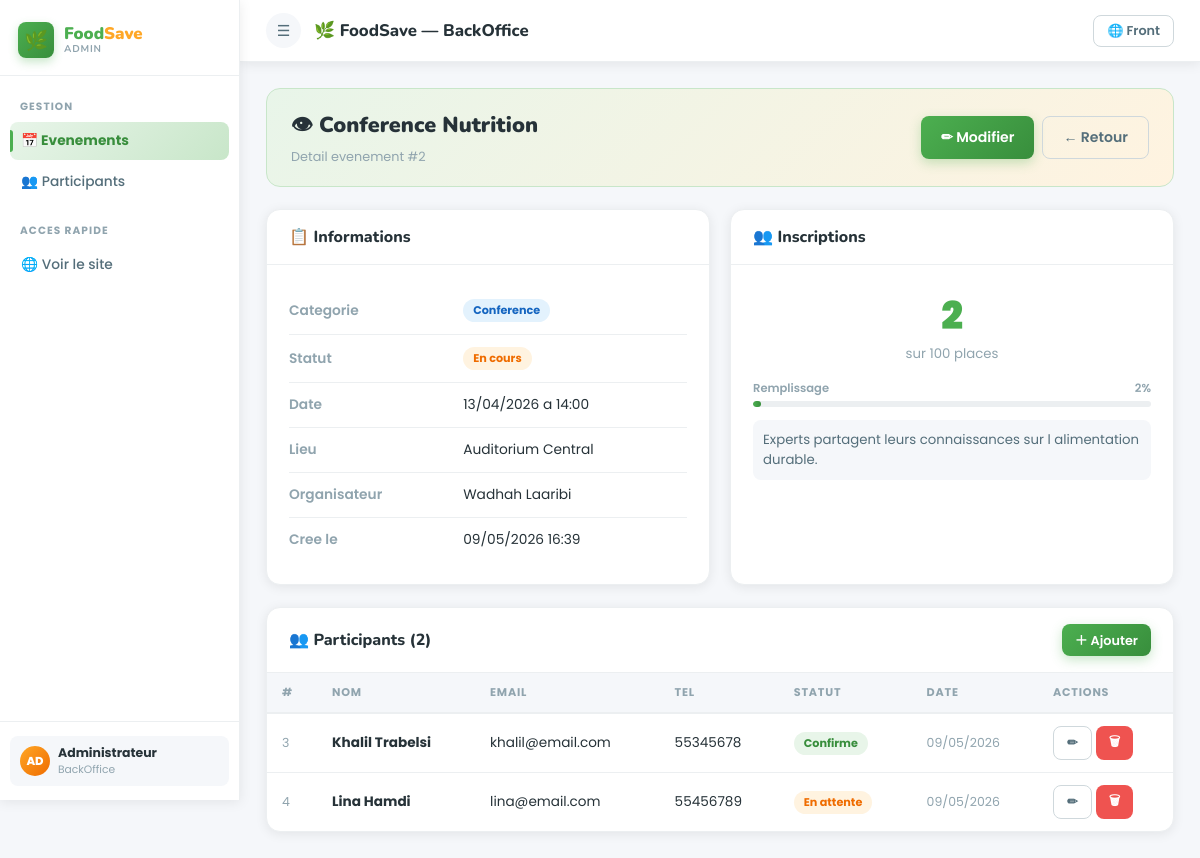
The page /app/views/back/ev_show.php?id=2 on the database its author committed.
### tables this page shows
CREATE TABLE evenements (
    id           INT AUTO_INCREMENT PRIMARY KEY,
    titre        VARCHAR(150) NOT NULL,
    categorie    VARCHAR(80)  NOT NULL,
    statut       ENUM('upcoming','ongoing','past') NOT NULL DEFAULT 'upcoming',
    date_event   DATE         NOT NULL,
    heure        TIME         NOT NULL,
    lieu         VARCHAR(200) NOT NULL,
    organisateur VARCHAR(100) NOT NULL,
    capacite     INT          NOT NULL DEFAULT 50,
    description  TEXT,
    created_at   DATETIME     DEFAULT CURRENT_TIMESTAMP
);

CREATE TABLE participants (
    id               INT AUTO_INCREMENT PRIMARY KEY,
    nom              VARCHAR(100) NOT NULL,
    prenom           VARCHAR(100) NOT NULL,
    email            VARCHAR(150) NOT NULL,
    telephone        VARCHAR(20)  DEFAULT NULL,
    evenement_id     INT          NOT NULL,
    statut           ENUM('confirmed','pending','cancelled') NOT NULL DEFAULT 'pending',
    date_inscription DATETIME     DEFAULT CURRENT_TIMESTAMP,
    FOREIGN KEY (evenement_id) REFERENCES evenements(id) ON DELETE CASCADE
);

### config/database.php (called while the page is built, shortened)
<?php
class Database {
    private static $instance = null;
    public static function getConnection() {
        if (self::$instance === null) {
            $dsn = 'mysql:host='.DB_HOST.';dbname='.DB_NAME.';charset='.DB_CHARSET;
            try {
                self::$instance = new PDO($dsn, DB_USER, DB_PASS, [
                    PDO::ATTR_ERRMODE            => PDO::ERRMODE_EXCEPTION,
                    PDO::ATTR_DEFAULT_FETCH_MODE => PDO::FETCH_ASSOC,
                    PDO::ATTR_EMULATE_PREPARES   => false,
                ]);
            } catch (PDOException $e) {
                die('<div style="padding:30px;font-family:sans-serif;background:#ffebee;color:#c62828;border-left:5px solid #ef5350;border-radius:8px;margin:20px">
                    <strong>Erreur PDO :</strong> '.htmlspecialchars($e->getMessage()).'<br>
                    <small>Verifiez config/database.php</small></div>');
            }
        }
        return self::$instance;
    }
}

### app/models/EvenementModel.php (called while the page is built, shortened)
<?php
require_once __DIR__ . '/../../config/database.php';
class EvenementModel {
    private $db;
    public function __construct() {
        $this->db = Database::getConnection();
    }
    public function findById($id) {
        $stmt = $this->db->prepare("SELECT * FROM evenements WHERE id = :id LIMIT 1");
        $stmt->execute([':id' => (int)$id]);
        return $stmt->fetch();
    }
    public function countParticipants($id) {
        $stmt = $this->db->prepare(
            "SELECT COUNT(*) FROM participants WHERE evenement_id=:id AND statut!='cancelled'"
        );
        $stmt->execute([':id' => (int)$id]);
        return (int)$stmt->fetchColumn();
    }
}

### app/models/ParticipantModel.php (called while the page is built, shortened)
<?php
require_once __DIR__ . '/../../config/database.php';
class ParticipantModel {
    private $db;
    public function __construct() {
        $this->db = Database::getConnection();
    }
    public function findByEvent($eventId) {
        $stmt = $this->db->prepare(
            "SELECT * FROM participants WHERE evenement_id = :id ORDER BY date_inscription DESC"
        );
        $stmt->execute([':id' => (int)$eventId]);
        return $stmt->fetchAll();
    }
}

### app/views/back/ev_show.php (the view, shortened to what this page needs)
<?php
require_once __DIR__ . '/../../../config/database.php';
require_once __DIR__ . '/../../models/EvenementModel.php';
require_once __DIR__ . '/../../models/ParticipantModel.php';
$model  = new EvenementModel();
$pModel = new ParticipantModel();
$id     = (int)($_GET['id'] ?? 0);
$ev     = $model->findById($id);
$participants   = $pModel->findByEvent($id);
$nb             = $model->countParticipants($id);
$pct            = $ev['capacite'] > 0 ? min(100, round($nb / $ev['capacite'] * 100)) : 0;
$slabels        = ['upcoming'=>'A venir','ongoing'=>'En cours','past'=>'Termine'];
$sbadge         = ['upcoming'=>'b-green','ongoing'=>'b-orange','past'=>'b-gray'];
?>
<!DOCTYPE html>
<html lang="fr">
<head>
<link rel="stylesheet" href="../../../public/css/style.css">
</head>
<body class="back-wrap">
<aside class="sidebar" id="sb">
  <div class="sb-brand"><div class="sb-icon">🌿</div><div class="sb-name"><span>Food</span><em>Save</em><small>Admin</small></div></div>
  <nav class="sb-nav">
    <div class="nav-lbl">Gestion</div>
    <a href="evenements.php" class="nav-a active">📅 Evenements</a>
    <a href="participants.php" class="nav-a">👥 Participants</a>
    <div class="nav-lbl" style="margin-top:10px">Acces rapide</div>
    <a href="../front/accueil.php" class="nav-a">🌐 Voir le site</a>
  </nav>
  <div class="sb-footer">
    <div class="user-card"><div class="u-av">AD</div><div><div class="u-name">Administrateur</div><div class="u-role">BackOffice</div></div></div>
  </div>
</aside>
<div class="main-wrap">
  <header class="topbar">
    <button class="ic-btn" onclick="document.getElementById('sb').classList.toggle('open')">☰</button>
    <div class="tb-title">🌿 FoodSave — BackOffice</div>
    <a href="../front/accueil.php" class="btn btn-outline btn-sm">🌐 Front</a>
  </header>
  <div class="content">
    <div class="page-strip">
      <div><div class="pg-title">👁 <?= htmlspecialchars($ev['titre']) ?></div><div class="pg-sub">Detail evenement #<?= $ev['id'] ?></div></div>
      <div style="display:flex;gap:8px">
        <a href="ev_form.php?id=<?= $ev['id'] ?>" class="btn btn-primary">✏ Modifier</a>
        <a href="evenements.php" class="btn btn-outline">← Retour</a>
      </div>
    </div>
    <div style="display:grid;grid-template-columns:1fr 1fr;gap:20px;margin-bottom:22px">
      <div class="card">
        <div class="card-header"><span class="card-title">📋 Informations</span></div>
        <div class="card-body">
          <table style="width:100%;font-size:.86rem;border-collapse:collapse">
            <?php foreach([
              ['Categorie',    '<span class="badge b-blue">'.htmlspecialchars($ev['categorie']).'</span>'],
              ['Statut',       '<span class="badge '.($sbadge[$ev['statut']]??'b-gray').'">'.($slabels[$ev['statut']]??$ev['statut']).'</span>'],
              ['Date',         date('d/m/Y',strtotime($ev['date_event'])).' a '.htmlspecialchars(substr($ev['heure'],0,5))],
              ['Lieu',         htmlspecialchars($ev['lieu'])],
              ['Organisateur', htmlspecialchars($ev['organisateur'])],
              ['Cree le',      date('d/m/Y H:i',strtotime($ev['created_at']))],
            ] as list($l,$v)): ?>
            <tr>
              <td style="color:var(--g500);padding:6px 0;width:40%;font-weight:600"><?= $l ?></td>
              <td><?= $v ?></td>
            </tr>
            <?php endforeach; ?>
          </table>
        </div>
      </div>
      <div class="card">
        <div class="card-header"><span class="card-title">👥 Inscriptions</span></div>
        <div class="card-body">
          <div style="text-align:center;margin-bottom:16px">
            <div style="font-size:2.4rem;font-weight:900;color:var(--green)"><?= $nb ?></div>
            <div style="color:var(--g500);font-size:.83rem">sur <?= $ev['capacite'] ?> places</div>
          </div>
          <div class="ev-prog">
            <div class="progress-lbl"><span>Remplissage</span><span><?= $pct ?>%</span></div>
            <div class="progress-bar"><div class="progress-fill" style="width:<?= $pct ?>%"></div></div>
          </div>
          <?php if (!empty($ev['description'])): ?>
          <div style="background:var(--g100);border-radius:8px;padding:10px;font-size:.83rem;color:var(--g700);margin-top:10px">
            <?= nl2br(htmlspecialchars($ev['description'])) ?>
          </div>
          <?php endif; ?>
        </div>
      </div>
    </div>
    <div class="card">
      <div class="card-header">
        <span class="card-title">👥 Participants (<?= count($participants) ?>)</span>
        <a href="p_form.php?ev=<?= $ev['id'] ?>" class="btn btn-primary btn-sm">＋ Ajouter</a>
      </div>
      <div class="card-body" style="padding:0">
        <div class="table-wrap">
          <table>
            <thead><tr><th>#</th><th>Nom</th><th>Email</th><th>Tel</th><th>Statut</th><th>Date</th><th>Actions</th></tr></thead>
            <tbody>
            <?php if (empty($participants)): ?>
              <tr><td colspan="7"><div class="empty"><div class="empty-ic">👥</div><div class="empty-tt">Aucun participant</div></div></td></tr>
            <?php else: ?>
              <?php foreach ($participants as $p): ?>
              <tr>
                <td style="color:var(--g500);font-size:.78rem"><?= $p['id'] ?></td>
                <td><strong><?= htmlspecialchars($p['prenom'].' '.$p['nom']) ?></strong></td>
                <td><?= htmlspecialchars($p['email']) ?></td>
                <td><?= htmlspecialchars($p['telephone']?:'—') ?></td>
                <td>
                  <?php if ($p['statut']==='confirmed'): ?>
                    <span class="badge b-green">Confirme</span>
                  <?php elseif ($p['statut']==='pending'): ?>
                    <span class="badge b-orange">En attente</span>
                  <?php else: ?>
                    <span class="badge b-gray">Annule</span>
                  <?php endif; ?>
                </td>
                <td style="font-size:.78rem;color:var(--g500)"><?= date('d/m/Y',strtotime($p['date_inscription'])) ?></td>
                <td>
                  <div style="display:flex;gap:4px">
                    <a href="p_form.php?id=<?= $p['id'] ?>" class="btn btn-outline btn-sm">✏</a>
                    <form method="POST" action="participants.php" style="display:inline"
                          onsubmit="return confirmDel('Supprimer ce participant ?')">
                      <button type="submit" class="btn btn-danger btn-sm">🗑</button>
                    </form>
                  </div>
                </td>
              </tr>
              <?php endforeach; ?>
            <?php endif; ?>
            </tbody>
          </table>
        </div>
      </div>
    </div>
  </div>
</div>
</body>
</html>

### rows shown on the page
evenements: titre "Conference Nutrition", id "2", capacite "100", description "Experts partagent leurs connaissances sur l alimentation durable."
participants: id "3", prenom+nom "Khalil Trabelsi", email "khalil@email.com", telephone "55345678", statut "Confirme", date_inscription "09/05/2026"
participants: id "4", prenom+nom "Lina Hamdi", email "lina@email.com", telephone "55456789", statut "En attente", date_inscription "09/05/2026"

### other values the page prints
$l "Categorie"
$v "Conference"
$l "Statut"
$v "En cours"
$l "Date"
$v "13/04/2026 a 14:00"
$l "Lieu"
$v "Auditorium Central"
$l "Organisateur"
$v "Wadhah Laaribi"
$l "Cree le"
$v "09/05/2026 16:39"
$nb "2"
$pct "2"
count($participants) "2"
